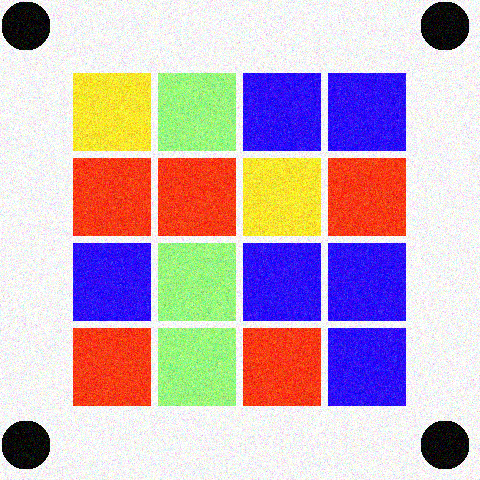
#> input picture matlab实现/org_1.png, 480 x 480 px, given in place of noise_1.png, which was not available
$ python 238360.py
#> lines starting #> are read from the running program, lines starting #| are printed output that depends on the picture; after the words box and inside, x2 and y2 are one past the last pixel; in counts of white or black regions, pixels touching at a corner belong together; pictures that were not available may be replaced by others from this repository, and a replacement may not be noted
import cv2
import matplotlib.pyplot as plt
import numpy as np

from sklearn.cluster import DBSCAN


def get_image(name):
    return cv2.imread(name)
    # Read picture


def Preprocess(img):
    img1 = cv2.cvtColor(img, cv2.COLOR_BGR2GRAY)

    # Convert picture to grayscale
    me_ima = cv2.medianBlur(img1, 7)
    me_ima = cv2.medianBlur(me_ima, 7)
    me_ima = cv2.GaussianBlur(me_ima, (3, 3), 0)
    mlist = me_ima.tolist()

    # Two median filtering (7x7 size)
    # and one Gaussian filtering (3x3 convolution kernel) are used to process the noise
    minc = [sorted(i)[1] for i in zip(*mlist)]
    minc = min(minc)
    # Find the darkest point (that is, the smallest number) in the new image
    img2, th2 = cv2.threshold(me_ima, minc + 15, 255, cv2.THRESH_BINARY)
    # Binarize the picture according to the darkest point that has been found

    img4 = cv2.Canny(th2, 0, 255)
    imgl = img4
    m = 40
    # Then perform edge detection based on the binarized image

    for i in range(1):
        points_list1 = cv2.HoughLinesP(imgl, 1, np.pi / 360, 20, \
                                       minLineLength=60, maxLineGap=40)
        if points_list1 is None:
            break
        if len(points_list1) > 0:
            points_list = points_list1.tolist()
            for point in points_list:
                cv2.line(th2, (point[0][0], point[0][1]), \
                         (point[0][2], point[0][3]), (255, 255, 255), 14)
        m = m + 100

    # Because image 2 has the interference of the black frame,
    # the Hough transform is used to find the straight line in the image
    # And eliminate these straight lines
    k = np.ones((3, 3), np.uint8)
    er1 = 0
    er = cv2.dilate(th2, k, er1, iterations=1)
    k = np.ones((4, 4), np.uint8)
    er = cv2.erode(er, k, er1, iterations=5)

    # Sometimes the straight line processing is not complete,
    # and some black spots are left,
    # so perform corrosion and dilation operations
    # to eliminate them (maybe not complete)
    return er


def Clustering(er):
    area1 = []
    area2 = []
    area3 = []
    area4 = []
    area = []
    lp = len(er)
    lp1 = len(er[0])
    for i in range(lp):
        for j in range(lp1):
            if er[i][j] == 0:
                area.append([j, i])
    area = np.array(area)
    # Scan the entire image and
    # record the coordinates of the black point
    clustering = DBSCAN(eps=1.0, min_samples=2).fit(area)
    labels = clustering.labels_
    labels = labels.tolist()
    maxc = max(labels)

    area = area.tolist()
    for l in range(len(labels)):
        if labels[l] == 0:
            area1.append(area[l])
        elif labels[l] == 1:
            area2.append(area[l])
        elif labels[l] == maxc - 1:
            area3.append(area[l])
        elif labels[l] == maxc:
            area4.append(area[l])
    # Using the DBSCAN clustering algorithm,
    # these points are divided into multiple classes,
    # (because the black dots are located on the outermost side,
    # so even if there are remaining noise points in the figure,
    # we only need to take the first two and the last two
    # to get 4 All coordinates of the black point)
    return area1, area2, area3, area4


def find_4point(area1, area2, area3, area4):
    c1x = [x for x, y in area1]
    c1y = [y for x, y in area1]
    c1 = (int(np.mean(c1x)), int(np.mean(c1y)))

    c2x = [x for x, y in area2]
    c2y = [y for x, y in area2]
    c2 = (int(np.mean(c2x)), int(np.mean(c2y)))

    c3x = [x for x, y in area3]
    c3y = [y for x, y in area3]
    c3 = (int(np.mean(c3x)), int(np.mean(c3y)))

    c4x = [x for x, y in area4]
    c4y = [y for x, y in area4]
    c4 = (int(np.mean(c4x)), int(np.mean(c4y)))

    sr = [c1, c2, c3, c4]

    # Then find these 4 regional centers

    sr.sort(key=lambda x: x[1])
    t1, t2 = sr[0], sr[1]
    d1, d2 = sr[2], sr[3]

    if t1[0] > t2[0]:
        t1, t2 = t2, t1
    if d1[0] > d2[0]:
        d1, d2 = d2, d1
    sor1 = [t1, t2, d1, d2]
    # We get that the top two points must be the top two points.
    # Of these two, the one on the left must be the top left point,
    # and the other must be the top right point.
    # The two points at the bottom can also be determined this way
    return sor1


def trans(img, sor1):
    sc = [(24, 24), (456, 24), (24, 456), (456, 456)]
    # This is the position of the 4 black dots determined
    # according to the original image
    point4 = np.ones((4, 2), dtype='float32')
    point4[0] = sc[0]
    point4[1] = sc[1]
    point4[2] = sc[2]
    point4[3] = sc[3]
    tpoint4 = np.ones((4, 2), dtype='float32')
    tpoint4[0] = sor1[0]
    tpoint4[1] = sor1[1]
    tpoint4[2] = sor1[2]
    tpoint4[3] = sor1[3]
    # Put these two sets of data into an array

    matu = cv2.getPerspectiveTransform(tpoint4, point4)
    img0 = cv2.warpPerspective(img, matu, (480, 480))
    # Then use getPerspectiveTransform and warpPerspective
    # to perform transmission transformation on the image
    # to change the image back to the original direction

    return img0


def output(img, img0, testpoint, pict):
    test = cv2.medianBlur(img0, 7)
    test = cv2.medianBlur(test, 7)
    test = cv2.GaussianBlur(test, (3, 3), 0)
    # Then deal with the noise on the color picture
    B_color = test[:, :, 0]
    G_color = test[:, :, 1]
    R_color = test[:, :, 2]
    # Then separate the three color channels of RGB
    color_mat = []
    for x, y in testpoint:
        B_testarea = np.mean(np.array([B_color[x + x1][y + y1] \
                                       for x1 in range(-5, 6) for y1 in range(-5, 6)]))
        G_testarea = np.mean(np.array([G_color[x + x1][y + y1] \
                                       for x1 in range(-5, 6) for y1 in range(-5, 6)]))
        R_testarea = np.mean(np.array([R_color[x + x1][y + y1] \
                                       for x1 in range(-5, 6) for y1 in range(-5, 6)]))
        # Then fix a test area (10x10)
        # according to the test points previously determined,
        # and then average each color (to prevent noise interference)
        if B_testarea > 200 and G_testarea > 200 \
                and R_testarea > 200:
            color_mat.append('w')
        elif G_testarea > 200 and R_testarea > 190:
            color_mat.append('y')
        elif G_testarea > 200:
            color_mat.append('g')
        elif B_testarea > 200:
            color_mat.append('b')
        elif R_testarea > 200:
            color_mat.append('r')
            # Determine the color according to the numerical value of the RGB color
    plt.figure(pict)
    plt.subplot(1, 2, 1)
    plt.imshow(img[:, :, ::-1])
    plt.title('Original')
    plt.subplot(1, 2, 2)
    plt.imshow(test[:, :, ::-1])
    plt.title('transformation')
    plt.show()
    for i in range(4):
        print(color_mat[i * 4:(i + 1) * 4])


#     print result

def main():
    testpoint = [108, 196, 284, 372]
    testpoint = [(y, x) for y in testpoint for x in testpoint]
    # These points are the center coordinates of each color block,
    # which are determined based on the origin image
    # testset=['IMAG0032.jpg','IMAG0033.jpg','IMAG0034.jpg','IMAG0035.jpg','IMAG0036.jpg','IMAG0037.jpg','IMAG0038.jpg','IMAG0041.jpg','IMAG0042.jpg','IMAG0044.jpg']
    testset = ['noise_1.png', 'noise_2.png', 'noise_3.png', 'noise_4.png', 'noise_5.png', \
               'org_1.png', 'org_2.png',
               'org_3.png', 'org_4.png', 'org_5.png' \
        , 'proj_1.png', 'proj_2.png', 'proj_3.png', 'proj_4.png', 'proj_5.png', \
               'proj1_1.png', 'proj1_2.png',
               'proj1_3.png', 'proj1_4.png', 'proj1_5.png', \
               'proj2_1.png', 'proj2_2.png', 'proj2_3.png', 'proj2_4.png', 'proj2_5.png ' \
        , 'rot_1.png', 'rot_2.png', 'rot_3.png', 'rot_4.png', 'rot_5.png']
    # # This is the image that will be read
    for pict in testset:
        img = get_image(pict)
#> in get_image, returned value is the input picture: shape (480, 480, 3); mean B, G, R 187.6, 175.3, 197.9
        img0 = Preprocess(img)
#> in Preprocess, `me_ima = cv2.GaussianBlur(me_ima, (3, 3), 0)`:
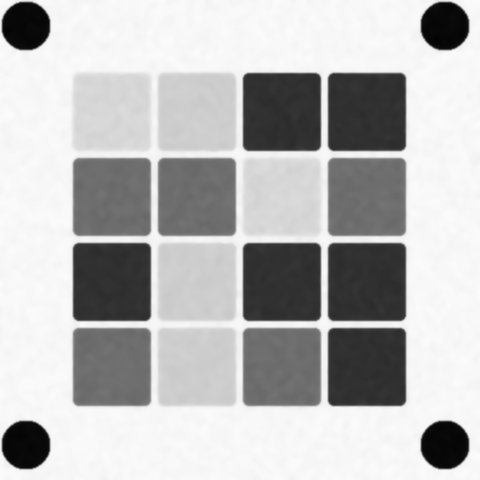
#> me_ima: shape (480, 480); min 3, max 252, mean 185.1
#> in Preprocess, `mlist = me_ima.tolist()`: mlist = 480 items
#> in Preprocess, `minc = [sorted(i)[1] for i in zip(*mlist)]`: minc = 480 values, max 244 at index 52, min 3 at index 435, mean 76.92
#> in Preprocess, `minc = min(minc)`: minc = 3
#> in Preprocess, `img2, th2 = cv2.threshold(me_ima, minc + 15, 255, cv2.THRESH_BINARY)`:
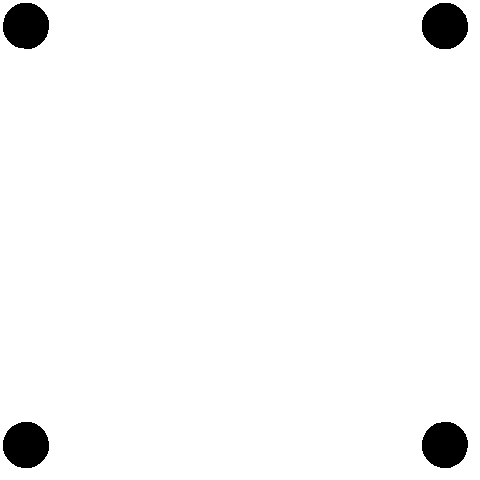
#> th2: shape (480, 480); 97.1% white; 4 black regions, box (x1, y1, x2, y2) and area: (422, 3, 468, 49) 1681, (3, 3, 49, 49) 1677, (3, 422, 49, 468) 1677, (422, 422, 468, 468) 1671
#> in Preprocess, `img2, th2 = cv2.threshold(me_ima, minc + 15, 255, cv2.THRESH_BINARY)`: img2 = 18
#> in Preprocess, `img4 = cv2.Canny(th2, 0, 255)`:
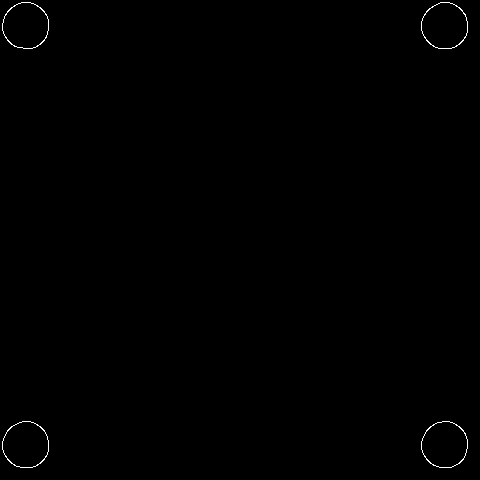
#> img4: shape (480, 480); 0.27% white in thin lines or dots
#> after the loop in Preprocess, `for i in range(1):`: m = 40
#> in Preprocess, `er = cv2.dilate(th2, k, er1, iterations=1)`: er: shape (480, 480); 97.4% white; 4 black regions, box (x1, y1, x2, y2) and area: (423, 4, 467, 48) 1501, (4, 4, 48, 48) 1497, (4, 423, 48, 467) 1497, (423, 423, 467, 467) 1491
#> in Preprocess, `er = cv2.erode(er, k, er1, iterations=5)`:
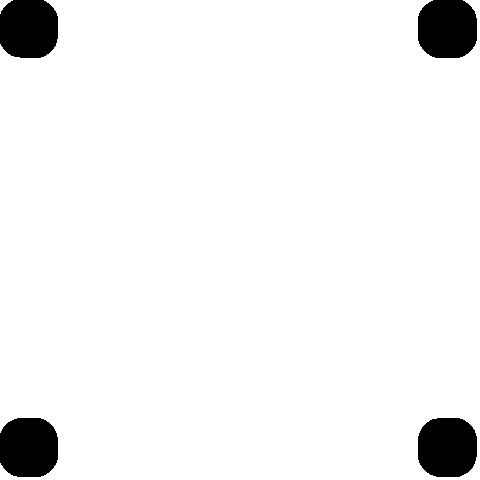
#> er: shape (480, 480); 94.8% white; 4 black regions, box (x1, y1, x2, y2) and area: (418, 418, 477, 477) 3036, (418, 0, 477, 58) 3021, (0, 418, 58, 477) 3018, (0, 0, 58, 58) 2994
        area = Clustering(img0)
#> in Clustering, `lp = len(er)`: lp = 480
        point = find_4point(area[0], area[1], area[2], area[3])
#> in find_4point, `c1x = [x for x, y in area1]`: c1x = 2994 values, max 57 at index 820, min 0 at index 649, mean 28.24
#> in find_4point, `c1y = [y for x, y in area1]`: c1y = 2994 values from 0 to 57
#> in find_4point, `c1 = (int(np.mean(c1x)), int(np.mean(c1y)))`: c1 = (28, 28)
#> in find_4point, `c2x = [x for x, y in area2]`: c2x = 3021 values, max 476 at index 933, min 418 at index 759, mean 447
#> in find_4point, `c2y = [y for x, y in area2]`: c2y = 3021 values from 0 to 57
#> in find_4point, `c2 = (int(np.mean(c2x)), int(np.mean(c2y)))`: c2 = (446, 28)
#> in find_4point, `c3x = [x for x, y in area3]`: c3x = 3018 values, max 57 at index 953, min 0 at index 668, mean 28.24
#> in find_4point, `c3y = [y for x, y in area3]`: c3y = 3018 values from 418 to 476
#> in find_4point, `c3 = (int(np.mean(c3x)), int(np.mean(c3y)))`: c3 = (28, 447)
#> in find_4point, `c4x = [x for x, y in area4]`: c4x = 3036 values, max 476 at index 899, min 418 at index 841, mean 447
#> in find_4point, `c4y = [y for x, y in area4]`: c4y = 3036 values from 418 to 476
#> in find_4point, `c4 = (int(np.mean(c4x)), int(np.mean(c4y)))`: c4 = (446, 446)
#> in find_4point, `sr = [c1, c2, c3, c4]`: sr = [(28, 28), (446, 28), (28, 447), (446, 446)]
#> in find_4point, `t1, t2 = sr[0], sr[1]`: t1 = (28, 28); t2 = (446, 28)
#> in find_4point, `d1, d2 = sr[2], sr[3]`: d1 = (446, 446); d2 = (28, 447)
#> in find_4point, `d1, d2 = d2, d1`: d2 = (446, 446)
#> in find_4point, `sor1 = [t1, t2, d1, d2]`: sor1 = [(28, 28), (446, 28), (28, 447), (446, 446)]
#> point = [(28, 28), (446, 28), (28, 447), (446, 446)]
        img1 = trans(img, point)
#> in trans, `matu = cv2.getPerspectiveTransform(tpoint4, point4)`: matu = [[1.03, -2.81e-19, -4.86], [-0.000137, 1.03, -4.86], [-5.71e-06, 0, 1]]
        print(pict)
        output(img, img1, testpoint, pict)
#> in output, `G_color = test[:, :, 1]`:
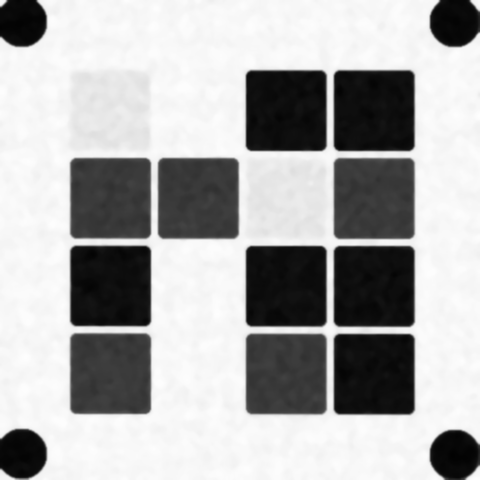
#> G_color: shape (480, 480); min 2, max 254, mean 172.4
#> in output, `R_color = test[:, :, 2]`:
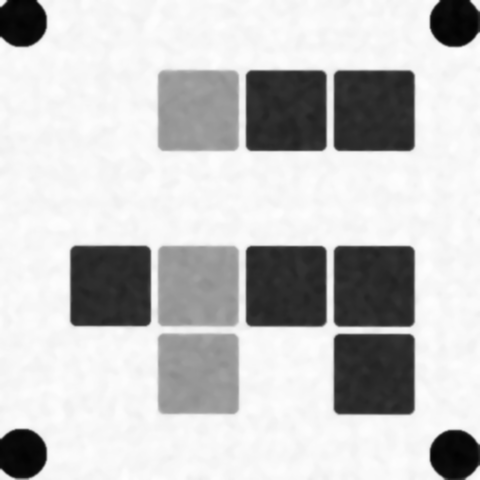
#> R_color: shape (480, 480); min 2, max 254, mean 197.1
#> the loop in output, `for x, y in testpoint:` made 16 passes
#> (B_testarea, G_testarea, R_testarea) on passes 1, 2, 5, 6, 7, 8, 10, 14: (44.32, 229.3, 246), (122.7, 245.4, 151.9), (22.69, 55.32, 246.4), (20.95, 56.2, 248.2), (47.23, 231.1, 246.3), (20.52, 58, 246.7), (125, 247.5, 153.2), (125.5, 247.4, 151.5)
#> after the loop in output, `for x, y in testpoint:`: color_mat = ['y', 'g', 'b', 'b', 'r', 'r', 'y', 'r', 'b', 'g', 'b', 'b', 'r', 'g', 'r', 'b']
#> in output, `plt.show()`:
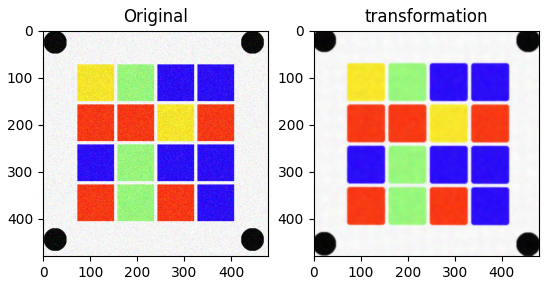
#> figure drawn by matplotlib, 2 panels
#> the loop in output, `for i in range(4):` made 4 passes
#| ['y', 'g', 'b', 'b']
#| ['r', 'r', 'y', 'r']
#| ['b', 'g', 'b', 'b']
#| ['r', 'g', 'r', 'b']
        print()


#> (the run stopped early here; a loop or call above may not have finished)
